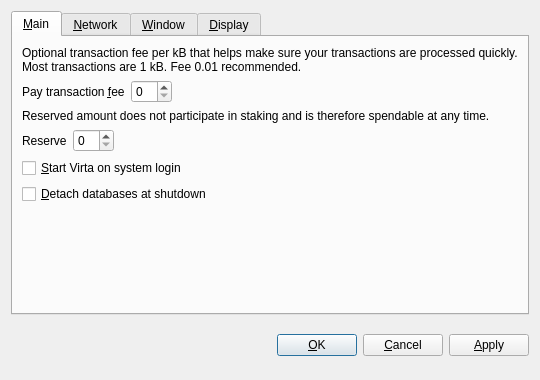
<?xml version="1.0" encoding="UTF-8"?>
<ui version="4.0">
 <class>OptionsDialog</class>
 <widget class="QDialog" name="OptionsDialog">
  <property name="geometry">
   <rect>
    <x>0</x>
    <y>0</y>
    <width>540</width>
    <height>380</height>
   </rect>
  </property>
  <property name="windowTitle">
   <string>Options</string>
  </property>
  <property name="modal">
   <bool>true</bool>
  </property>
  <layout class="QVBoxLayout" name="verticalLayout">
   <item>
    <widget class="QTabWidget" name="tabWidget">
     <property name="tabPosition">
      <enum>QTabWidget::North</enum>
     </property>
     <property name="currentIndex">
      <number>0</number>
     </property>
     <widget class="QWidget" name="tabMain">
      <attribute name="title">
       <string>&amp;Main</string>
      </attribute>
      <layout class="QVBoxLayout" name="verticalLayout_Main">
       <item>
        <widget class="QLabel" name="transactionFeeInfoLabel">
         <property name="text">
          <string>Optional transaction fee per kB that helps make sure your transactions are processed quickly. Most transactions are 1 kB. Fee 0.01 recommended.</string>
         </property>
         <property name="textFormat">
          <enum>Qt::PlainText</enum>
         </property>
         <property name="wordWrap">
          <bool>true</bool>
         </property>
        </widget>
       </item>
       <item>
        <layout class="QHBoxLayout" name="horizontalLayoutFee">
         <item>
          <widget class="QLabel" name="transactionFeeLabel">
           <property name="text">
            <string>Pay transaction &amp;fee</string>
           </property>
           <property name="textFormat">
            <enum>Qt::PlainText</enum>
           </property>
           <property name="buddy">
            <cstring>transactionFee</cstring>
           </property>
          </widget>
         </item>
         <item>
          <widget class="BitcoinAmountField" name="transactionFee"/>
         </item>
         <item>
          <spacer name="horizontalSpacerFee">
           <property name="orientation">
            <enum>Qt::Horizontal</enum>
           </property>
           <property name="sizeHint" stdset="0">
            <size>
             <width>40</width>
             <height>20</height>
            </size>
           </property>
          </spacer>
         </item>
        </layout>
       </item>
       <item>
        <widget class="QLabel" name="reserveBalanceInfoLabel">
         <property name="text">
          <string>Reserved amount does not participate in staking and is therefore spendable at any time.</string>
         </property>
         <property name="textFormat">
          <enum>Qt::PlainText</enum>
         </property>
         <property name="wordWrap">
          <bool>true</bool>
         </property>
        </widget>
       </item>
       <item>
        <layout class="QHBoxLayout" name="horizontalLayoutReserveBalance">
         <item>
          <widget class="QLabel" name="reserveBalanceLabel">
           <property name="text">
            <string>Reserve</string>
           </property>
           <property name="textFormat">
            <enum>Qt::PlainText</enum>
           </property>
           <property name="buddy">
            <cstring>reserveBalance</cstring>
           </property>
          </widget>
         </item>
         <item>
          <widget class="BitcoinAmountField" name="reserveBalance"/>
         </item>
         <item>
          <spacer name="horizontalSpacerReserveBalance">
           <property name="orientation">
            <enum>Qt::Horizontal</enum>
           </property>
           <property name="sizeHint" stdset="0">
            <size>
             <width>40</width>
             <height>20</height>
            </size>
           </property>
          </spacer>
         </item>
        </layout>
       </item>
       <item>
        <widget class="QCheckBox" name="bitcoinAtStartup">
         <property name="toolTip">
          <string>Automatically start Virta after logging in to the system.</string>
         </property>
         <property name="text">
          <string>&amp;Start Virta on system login</string>
         </property>
        </widget>
       </item>
       <item>
        <widget class="QCheckBox" name="detachDatabases">
         <property name="toolTip">
          <string>Detach block and address databases at shutdown. This means they can be moved to another data directory, but it slows down shutdown. The wallet is always detached.</string>
         </property>
         <property name="text">
          <string>&amp;Detach databases at shutdown</string>
         </property>
        </widget>
       </item>
       <item>
        <spacer name="verticalSpacer_Main">
         <property name="orientation">
          <enum>Qt::Vertical</enum>
         </property>
         <property name="sizeHint" stdset="0">
          <size>
           <width>20</width>
           <height>40</height>
          </size>
         </property>
        </spacer>
       </item>
      </layout>
     </widget>
     <widget class="QWidget" name="tabNetwork">
      <attribute name="title">
       <string>&amp;Network</string>
      </attribute>
      <layout class="QVBoxLayout" name="verticalLayout_Network">
       <item>
        <widget class="QCheckBox" name="mapPortUpnp">
         <property name="toolTip">
          <string>Automatically open the Virta client port on the router. This only works when your router supports UPnP and it is enabled.</string>
         </property>
         <property name="text">
          <string>Map port using &amp;UPnP</string>
         </property>
        </widget>
       </item>
       <item>
        <widget class="QCheckBox" name="connectSocks">
         <property name="toolTip">
          <string>Connect to the Virta network through a SOCKS proxy (e.g. when connecting through Tor).</string>
         </property>
         <property name="text">
          <string>&amp;Connect through SOCKS proxy:</string>
         </property>
        </widget>
       </item>
       <item>
        <layout class="QHBoxLayout" name="horizontalLayout_Network">
         <item>
          <widget class="QLabel" name="proxyIpLabel">
           <property name="text">
            <string>Proxy &amp;IP:</string>
           </property>
           <property name="textFormat">
            <enum>Qt::PlainText</enum>
           </property>
           <property name="buddy">
            <cstring>proxyIp</cstring>
           </property>
          </widget>
         </item>
         <item>
          <widget class="QValidatedLineEdit" name="proxyIp">
           <property name="maximumSize">
            <size>
             <width>140</width>
             <height>16777215</height>
            </size>
           </property>
           <property name="toolTip">
            <string>IP address of the proxy (e.g. 127.0.0.1)</string>
           </property>
          </widget>
         </item>
         <item>
          <widget class="QLabel" name="proxyPortLabel">
           <property name="text">
            <string>&amp;Port:</string>
           </property>
           <property name="textFormat">
            <enum>Qt::PlainText</enum>
           </property>
           <property name="buddy">
            <cstring>proxyPort</cstring>
           </property>
          </widget>
         </item>
         <item>
          <widget class="QLineEdit" name="proxyPort">
           <property name="maximumSize">
            <size>
             <width>55</width>
             <height>16777215</height>
            </size>
           </property>
           <property name="toolTip">
            <string>Port of the proxy (e.g. 9050)</string>
           </property>
          </widget>
         </item>
         <item>
          <widget class="QLabel" name="socksVersionLabel">
           <property name="text">
            <string>SOCKS &amp;Version:</string>
           </property>
           <property name="textFormat">
            <enum>Qt::PlainText</enum>
           </property>
           <property name="buddy">
            <cstring>socksVersion</cstring>
           </property>
          </widget>
         </item>
         <item>
          <widget class="QValueComboBox" name="socksVersion">
           <property name="toolTip">
            <string>SOCKS version of the proxy (e.g. 5)</string>
           </property>
          </widget>
         </item>
         <item>
          <spacer name="horizontalSpacer_Network">
           <property name="orientation">
            <enum>Qt::Horizontal</enum>
           </property>
           <property name="sizeHint" stdset="0">
            <size>
             <width>40</width>
             <height>20</height>
            </size>
           </property>
          </spacer>
         </item>
        </layout>
       </item>
       <item>
        <spacer name="verticalSpacer_Network">
         <property name="orientation">
          <enum>Qt::Vertical</enum>
         </property>
         <property name="sizeHint" stdset="0">
          <size>
           <width>20</width>
           <height>40</height>
          </size>
         </property>
        </spacer>
       </item>
      </layout>
     </widget>
     <widget class="QWidget" name="tabWindow">
      <attribute name="title">
       <string>&amp;Window</string>
      </attribute>
      <layout class="QVBoxLayout" name="verticalLayout_Window">
       <item>
        <widget class="QCheckBox" name="minimizeToTray">
         <property name="toolTip">
          <string>Show only a tray icon after minimizing the window.</string>
         </property>
         <property name="text">
          <string>&amp;Minimize to the tray instead of the taskbar</string>
         </property>
        </widget>
       </item>
       <item>
        <widget class="QCheckBox" name="minimizeOnClose">
         <property name="toolTip">
          <string>Minimize instead of exit the application when the window is closed. When this option is enabled, the application will be closed only after selecting Quit in the menu.</string>
         </property>
         <property name="text">
          <string>M&amp;inimize on close</string>
         </property>
        </widget>
       </item>
       <item>
        <spacer name="verticalSpacer_Window">
         <property name="orientation">
          <enum>Qt::Vertical</enum>
         </property>
         <property name="sizeHint" stdset="0">
          <size>
           <width>20</width>
           <height>40</height>
          </size>
         </property>
        </spacer>
       </item>
      </layout>
     </widget>
     <widget class="QWidget" name="tabDisplay">
      <attribute name="title">
       <string>&amp;Display</string>
      </attribute>
      <layout class="QVBoxLayout" name="verticalLayout_Display">
       <item>
        <layout class="QHBoxLayout" name="horizontalLayout_1_Display">
         <item>
          <widget class="QLabel" name="langLabel">
           <property name="text">
            <string>User Interface &amp;language:</string>
           </property>
           <property name="textFormat">
            <enum>Qt::PlainText</enum>
           </property>
           <property name="buddy">
            <cstring>lang</cstring>
           </property>
          </widget>
         </item>
         <item>
          <widget class="QValueComboBox" name="lang">
           <property name="toolTip">
            <string>The user interface language can be set here. This setting will take effect after restarting Virta.</string>
           </property>
          </widget>
         </item>
        </layout>
       </item>
       <item>
        <layout class="QHBoxLayout" name="horizontalLayout_2_Display">
         <item>
          <widget class="QLabel" name="unitLabel">
           <property name="text">
            <string>&amp;Unit to show amounts in:</string>
           </property>
           <property name="textFormat">
            <enum>Qt::PlainText</enum>
           </property>
           <property name="buddy">
            <cstring>unit</cstring>
           </property>
          </widget>
         </item>
         <item>
          <widget class="QValueComboBox" name="unit">
           <property name="toolTip">
            <string>Choose the default subdivision unit to show in the interface and when sending coins.</string>
           </property>
          </widget>
         </item>
        </layout>
       </item>
       <item>
        <widget class="QCheckBox" name="displayAddresses">
         <property name="toolTip">
          <string>Whether to show Virta addresses in the transaction list or not.</string>
         </property>
         <property name="text">
          <string>&amp;Display addresses in transaction list</string>
         </property>
        </widget>
       </item>
       <item>
        <widget class="QCheckBox" name="coinControlFeatures">
         <property name="toolTip">
          <string>Whether to show coin control features or not.</string>
         </property>
         <property name="text">
          <string>Display coin &amp;control features (experts only!)</string>
         </property>
        </widget>
       </item>
       <item>
        <spacer name="verticalSpacer_Display">
         <property name="orientation">
          <enum>Qt::Vertical</enum>
         </property>
         <property name="sizeHint" stdset="0">
          <size>
           <width>20</width>
           <height>40</height>
          </size>
         </property>
        </spacer>
       </item>
      </layout>
     </widget>
    </widget>
   </item>
   <item>
    <layout class="QHBoxLayout" name="horizontalLayout_Buttons">
     <item>
      <spacer name="horizontalSpacer_1">
       <property name="orientation">
        <enum>Qt::Horizontal</enum>
       </property>
       <property name="sizeHint" stdset="0">
        <size>
         <width>40</width>
         <height>48</height>
        </size>
       </property>
      </spacer>
     </item>
     <item>
      <widget class="QLabel" name="statusLabel">
       <property name="font">
        <font>
         <weight>75</weight>
         <bold>true</bold>
        </font>
       </property>
       <property name="text">
        <string/>
       </property>
       <property name="textFormat">
        <enum>Qt::PlainText</enum>
       </property>
       <property name="wordWrap">
        <bool>true</bool>
       </property>
      </widget>
     </item>
     <item>
      <spacer name="horizontalSpacer_2">
       <property name="orientation">
        <enum>Qt::Horizontal</enum>
       </property>
       <property name="sizeHint" stdset="0">
        <size>
         <width>40</width>
         <height>48</height>
        </size>
       </property>
      </spacer>
     </item>
     <item>
      <widget class="QPushButton" name="okButton">
       <property name="text">
        <string>&amp;OK</string>
       </property>
      </widget>
     </item>
     <item>
      <widget class="QPushButton" name="cancelButton">
       <property name="text">
        <string>&amp;Cancel</string>
       </property>
       <property name="autoDefault">
        <bool>false</bool>
       </property>
      </widget>
     </item>
     <item>
      <widget class="QPushButton" name="applyButton">
       <property name="text">
        <string>&amp;Apply</string>
       </property>
       <property name="autoDefault">
        <bool>false</bool>
       </property>
      </widget>
     </item>
    </layout>
   </item>
  </layout>
 </widget>
 <customwidgets>
  <customwidget>
   <class>BitcoinAmountField</class>
   <extends>QSpinBox</extends>
   <header>bitcoinamountfield.h</header>
  </customwidget>
  <customwidget>
   <class>QValueComboBox</class>
   <extends>QComboBox</extends>
   <header>qvaluecombobox.h</header>
  </customwidget>
  <customwidget>
   <class>QValidatedLineEdit</class>
   <extends>QLineEdit</extends>
   <header>qvalidatedlineedit.h</header>
  </customwidget>
 </customwidgets>
 <resources/>
 <connections/>
</ui>
